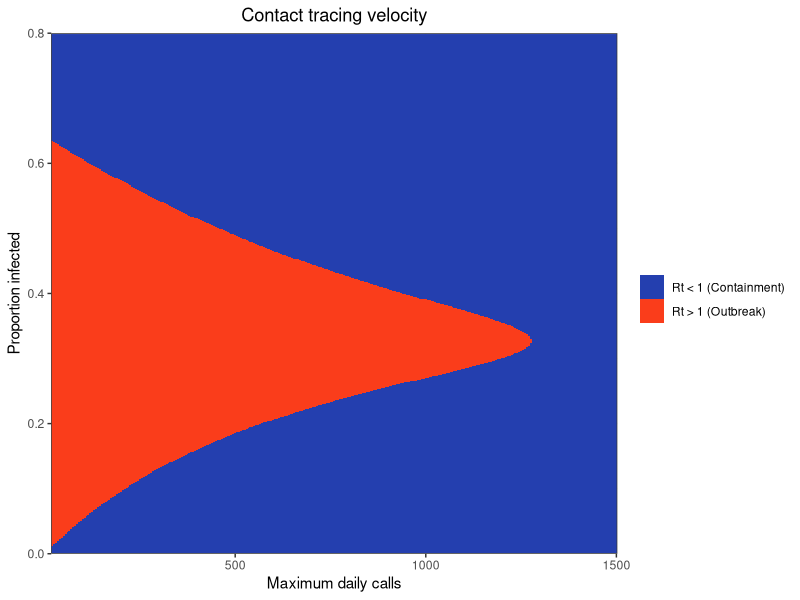
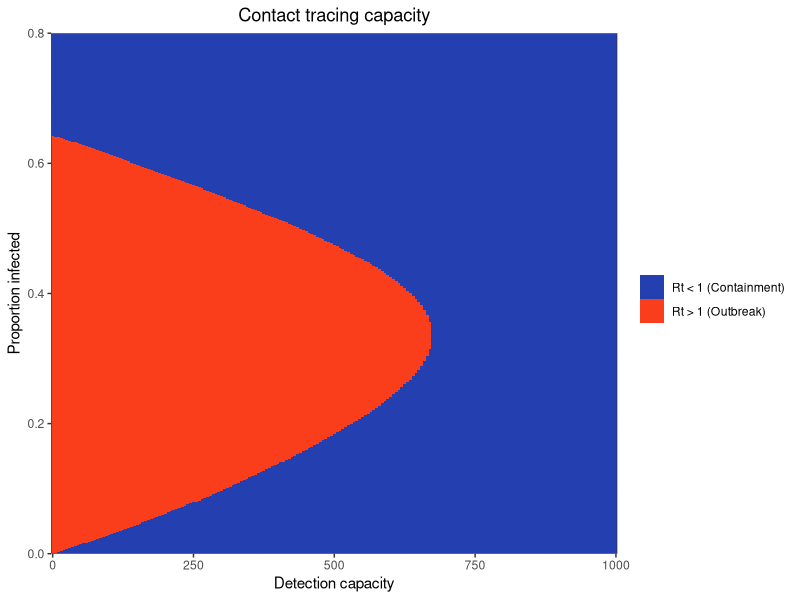
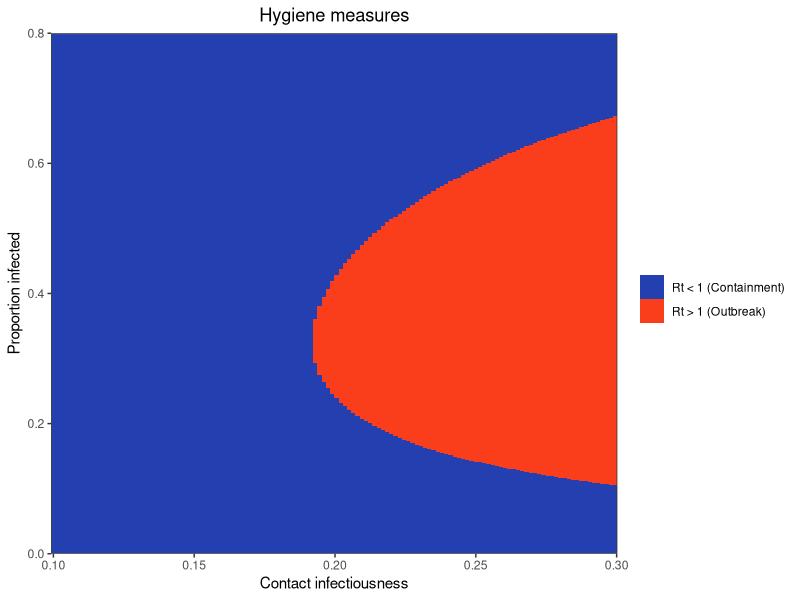
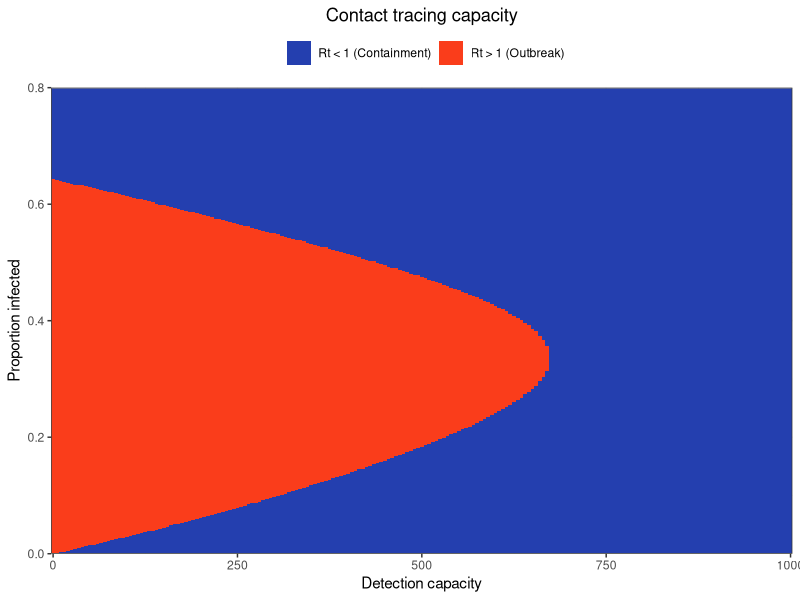
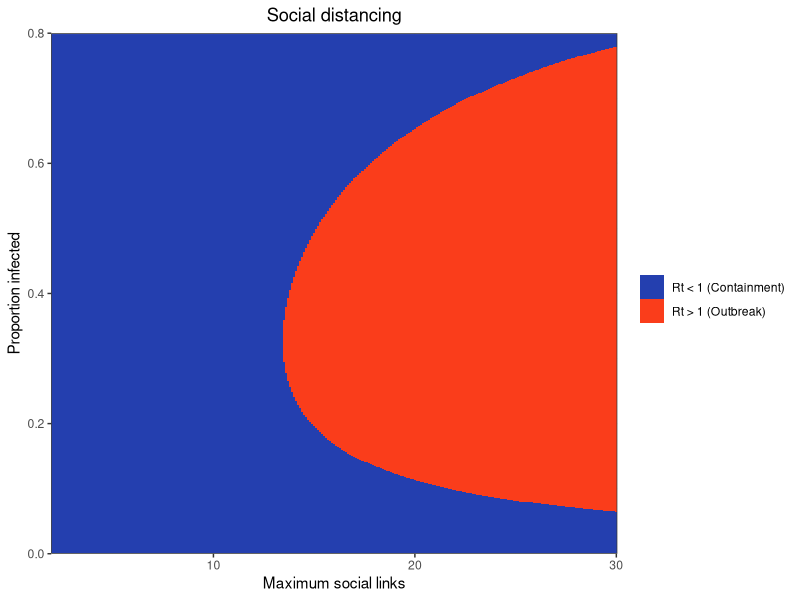

The R script that drew these images, in order: (Note: this script raises an error after producing the figures.)
###### Plot the state space of Rt against N infected for different interventions

# Variables
#
# Npop: overall population
# pCall: probability that an attempt to contact individual is succesful
# pInfection: probability that a close contact is infected
# maxLinks: average number of close contacts that non detected infected individuals make
# NDailyCalls: daily number of contacting attempts that can be performed
# maxDetected: maximum number of infected individuals that can be detected
# infectedSubsample: plotting parameter to subsample infected for 2D rasters
# propInfectedMax: plotting parameter to truncate 2D plots vertically

library(tidyr)
library(ggplot2)
library(reshape)
library(dplyr)
library(gridExtra)
library(cowplot)

#########
# Basic model functions
########

# function of effective social links by day
links_fun <- function(maxLinks, day){
  return(maxLinks * (day^4) / (day^4 + 7^4))
}

# calculate the expected number of links of detected individuals
expected_links <- function(maxLinks, pContact){
  days <- c(0:20)
  pDay <- dgeom(days, pContact)
  pDay[length(pDay)] <- 1 - sum(pDay[1:(length(pDay)-1)])
  links <- links_fun(maxLinks, days)
  expectedLinks <- sum(pDay * links)
  return(expectedLinks)
}

# calculate Rt for given parameters
calculate_Rt <- function(maxDetected, maxLinks, Infected, pCall, NDailyCalls,
                   pInfection, Npop){
  # Expected number of detected individuals
  pDetected <- maxDetected / (maxDetected + Infected)
  NDetected <- pDetected * Infected
  # Daily probability that a detected individual is contacted
  pContact <- 1 - (1-pCall)^(NDailyCalls/NDetected)
  # Number of expected social links for detected individuals
  detectedLinks <- expected_links(maxLinks, pContact)
  # Probability that an individual is susceptible
  pSusceptible<- (Npop - Infected) / Npop 
  # Rt calculation
  Rt <- pSusceptible * pInfection * (pDetected*detectedLinks + (1-pDetected)*maxLinks)
  return(Rt)
}

# calculates Rt for a vector of values of Infected
calculate_Rt_range <- function(maxDetected, maxLinks, Infected, pCall,
                               NDailyCalls, pInfection, Npop){
  RtVec <- vector()
  for (i in c(1:length(Infected))) {
    RtVec[i] <- calculate_Rt(maxDetected, maxLinks, Infected[i], pCall,
                             NDailyCalls, pInfection, Npop)
  }
  return(RtVec)
}

##############################
# Functions that generate phase space
#############################

### Calculate Rt for a varying number of detection capacity
Rt_detected <- function(maxLinks, maxDetected, pCall,  pInfection,
                     NDailyCalls, Npop, propInfectedMax = 1){
  infected <- c(1:round(Npop*propInfectedMax))
  RtSpace <- matrix(NA, ncol=length(maxDetected), nrow=length(infected))
  for(md in c(1:length(maxDetected))) {
    RtSpace[,md] <-  calculate_Rt_range(maxDetected=maxDetected[md],
                                        maxLinks=maxLinks, Infected=infected,
                                        pCall=pCall,
                                        NDailyCalls=NDailyCalls,
                                        pInfection=pInfection,
                                        Npop=Npop)
  }
  colnames(RtSpace) <- maxDetected
  rownames(RtSpace) <- infected
  return(RtSpace)
}


### Calculate Rt for a varying number of daily calls
Rt_calls <- function(maxLinks, maxDetected, pCall,  pInfection,
                     NDailyCalls, Npop, propInfectedMax = 1){
  infected <- c(1:round(Npop*propInfectedMax))
  RtSpace <- matrix(NA, ncol=length(NDailyCalls), nrow=length(infected))
  for(nc in c(1:length(NDailyCalls))) {
    RtSpace[,nc] <-  calculate_Rt_range(maxDetected=maxDetected,
                                        maxLinks=maxLinks, Infected=infected,
                                        pCall=pCall,
                                        NDailyCalls=NDailyCalls[nc],
                                        pInfection=pInfection,
                                        Npop=Npop)
  }
  colnames(RtSpace) <- NDailyCalls
  rownames(RtSpace) <- infected
  return(RtSpace)
}


### Calculate Rt for a varying number of maximum contacts
Rt_links <- function(maxLinks, maxDetected, pCall,  pInfection,
                     NDailyCalls, Npop, propInfectedMax = 1){
  infected <- c(1:round(Npop*propInfectedMax))
  RtSpace <- matrix(NA, ncol=length(maxLinks), nrow=length(infected))
  for(ml in c(1:length(maxLinks))) {
    RtSpace[,ml] <-  calculate_Rt_range(maxDetected=maxDetected,
                                        maxLinks=maxLinks[ml], Infected=infected,
                                        pCall=pCall,
                                        NDailyCalls=NDailyCalls,
                                        pInfection=pInfection,
                                        Npop=Npop)
  }
  colnames(RtSpace) <- maxLinks
  rownames(RtSpace) <- infected
  return(RtSpace)
}

### Calculate Rt for a varying number of probability of infectious close contact
Rt_pInfection <- function(maxLinks, maxDetected, pCall,  pInfection,
                     NDailyCalls, Npop, propInfectedMax = 1){
  infected <- c(1:round(Npop*propInfectedMax))
  RtSpace <- matrix(NA, ncol=length(pInfection), nrow=length(infected))
  for(pI in c(1:length(pInfection))) {
    RtSpace[,pI] <-  calculate_Rt_range(maxDetected=maxDetected,
                                        maxLinks=maxLinks, Infected=infected,
                                        pCall=pCall,
                                        NDailyCalls=NDailyCalls,
                                        pInfection=pInfection[pI],
                                        Npop=Npop)
  }
  colnames(RtSpace) <- pInfection
  rownames(RtSpace) <- infected
  return(RtSpace)
}

# Enlongate and subsample matrix, and binarize, to draw raster in ggplot
# varNames is the names of the columns
# infectedSubsample indicates to keep 1 of every infectedSumsample infected values
enlongate_matrix <- function(inputMatrix, varNames, infectedSubsample) {
  longDF <- melt.array(inputMatrix, varnames = varNames) %>%
    dplyr::rename(., Rt = value) %>%
    dplyr::mutate(., Rt_exp = as.factor(as.integer(Rt > 1))) %>%
    as_tibble(.) %>%
    dplyr::filter(., (Infected %% infectedSubsample) == 0)
  return(longDF)
}

# plot 2D
plot_phase_space <- function(inputDF, xName, reverse = FALSE){
  spacePlot <- ggplot(inputDF, aes(x = measure, y = Infected, fill = Rt_exp)) +
    geom_raster() +
    scale_fill_manual(values = c("#243faf", "#fa3d1b"),
                      name = element_blank(), labels = c("Rt < 1 (Containment)",
                                                         "Rt > 1 (Outbreak)")) +
    scale_x_continuous(name = xName, expand = c(0,0)) +
    scale_y_continuous(name = "Proportion infected", expand = c(0,0),limits = c(0,.8)) +
    theme_bw()
  if (reverse) {
    spacePlot <- spacePlot +
      scale_x_reverse(name = xName, expand = c(0,0))
  }
  return(spacePlot)
}


###############################
# Make the space plots
###############################

# general parameters
pCall <- 0.15
pInfection <- 0.2
Npop <- 2000
maxLinks <- 14
propInfectedMax <- 1
NDailyCalls <- 800
infectedSubsample <- 3
maxDetected <- 600

# ranges for 
maxDetected_Vec <- seq(0, 1000, 5)
dailyCalls_Vec <- seq(20, 1500, 5)
maxLinks_Vec <- seq(2, 30, 0.1)
pInfection_Vec <- seq(0.1, 0.3, 0.0015)

# Space plot for maximum number of people that can be detected
detectedLong <- Rt_detected(maxLinks = maxLinks, maxDetected = maxDetected_Vec,
                        pCall = pCall, pInfection = pInfection,
                        NDailyCalls = NDailyCalls, Npop = Npop,
                        propInfectedMax = propInfectedMax) %>%
                enlongate_matrix(., c("Infected", "maxDetected"), infectedSubsample)
detectedPlot <- dplyr::rename(detectedLong, measure = maxDetected) %>% mutate(Infected =Infected/ Npop) %>% 
  plot_phase_space(., "Detection capacity") +
  ggtitle("Contact tracing capacity") +
  theme(plot.title = element_text(hjust = 0.5))

# Space plot for maximum number of calls (speed of detection)
callsLong <- Rt_calls(maxLinks = maxLinks, maxDetected = maxDetected,
                        pCall = pCall, pInfection = pInfection,
                        NDailyCalls = dailyCalls_Vec, Npop = Npop,
                        propInfectedMax = propInfectedMax) %>%
            enlongate_matrix(., c("Infected", "maxCalls"), infectedSubsample)
callsPlot <- dplyr::rename(callsLong, measure = maxCalls) %>% mutate(Infected =Infected/ Npop) %>% 
  plot_phase_space(., "Maximum daily calls") +
  ggtitle("Contact tracing velocity") +
  theme(plot.title = element_text(hjust = 0.5))

# Space plot for maximum number of links
linksLong <- Rt_links(maxLinks = maxLinks_Vec, maxDetected = maxDetected,
                        pCall = pCall, pInfection = pInfection,
                        NDailyCalls = NDailyCalls, Npop = Npop,
                        propInfectedMax = propInfectedMax) %>% 
            enlongate_matrix(., c("Infected", "maxLinks"), infectedSubsample)
linksPlot <- dplyr::rename(linksLong, measure = maxLinks) %>% mutate(Infected =Infected/ Npop) %>% 
  plot_phase_space(., "Maximum social links") +
  ggtitle("Social distancing") +
  theme(plot.title = element_text(hjust = 0.5))

# Space plot for pInfection 
infectionLong <- Rt_pInfection(maxLinks = maxLinks, maxDetected = maxDetected,
                        pCall = pCall, pInfection = pInfection_Vec,
                        NDailyCalls = NDailyCalls, Npop = Npop,
                        propInfectedMax = propInfectedMax) %>%
            enlongate_matrix(., c("Infected", "pInfection"), infectedSubsample)
infectionPlot <- dplyr::rename(infectionLong, measure = pInfection) %>%mutate(Infected =Infected/ Npop) %>% 
  plot_phase_space(., "Contact infectiousness") +
  ggtitle("Hygiene measures") +
  theme(plot.title = element_text(hjust = 0.5))



# arrange plots into grid
legendPlot <- detectedPlot + theme(legend.position = "top")
legend <- gtable_filter(ggplotGrob(legendPlot), "guide-box")

plotGrid <- grid.arrange(legend,
                     arrangeGrob(detectedPlot + theme(legend.position="none",
                                                      axis.title.y=element_blank()),
                                 callsPlot + theme(legend.position="none",
                                                      axis.title.y=element_blank()),
                                 infectionPlot + theme(legend.position="none",
                                                      axis.title.y=element_blank()),
                                 linksPlot + theme(legend.position="none",
                                                      axis.title.y=element_blank()),
                                 ncol=2, left = "Proportion infected"),
                     heights=c(1, 10))


ggsave("./plots/phase_space.pdf", plotGrid, width = 15, height = 13, units = "cm")



########################
# plot 1d phase space
########################

# Rt as function of infected individuals without allee
logistic_R <- function(R0, Npop) {
  I <- c(1:Npop)
  R <- R0 * (Npop - I)/Npop
  return(R)
}

# Rt as function of infected individuals with allee
allee_R <- function(R0, Npop, I50) {
  I <- c(1:Npop)
  R <- R0 * (Npop - I)/Npop * I / (I + I50)
  return(R)
}

lR <- logistic_R(3.5, 2000)
aR <- allee_R(3.5, 2000, 200)

rdf <- data.frame(Infected = c(1:2000), lR = lR, aR = aR) %>%
  tidyr::pivot_longer(., cols = c("aR", "lR"), names_to = "model",
                      values_to = "R")

# plotting code to detect and signal thresholds and comment the plots

equilibriumPoints <- which(aR < 1)
point1 <- which(diff(equilibriumPoints) == max(diff(equilibriumPoints)))
point2 <- equilibriumPoints[point1+1]

equilibriumDf <- data.frame(Infected = c(point1, point2), R = c(1, 1),
                               type = c("unstable", "stable"))
arrowDf <- data.frame(Ii = c(point1 - 30, point1 + 100, Npop - 100),
                      If = c(-60, point2 - 200, point2 + 100),
                      direction = c("left", "right", "left"),
                      R = 1.15)

thresholdText <- c("Epidemic \nthreshold")
immunityText <- c("Population \nimmunity")


allee1D <- ggplot(rdf, aes(x = Infected, y = R, color = model)) +
  geom_line(size = 1) +
  scale_color_manual(values = c("#b33018", "#14b74b"), name = "SIR Model",
                     labels = c("with NPIs", "without NPIs")) +
  geom_hline(yintercept = 1, size = 1, linetype = "dashed") +
  geom_segment(aes(x = point1, xend = point1, y = 0, yend = 2), color = "red",
               linetype = "dashed") +
  xlab("Proportion infected") +
  ylab(bquote('Reproductive number ' ~R[e] )) +
  geom_point(data = equilibriumDf, size = 4, color = "black") +
  geom_segment(data = dplyr::filter(arrowDf, direction == "right"),
               aes(x = Ii, xend = If, y = R, yend = R), color = "#fa3d1b",
               arrow = arrow(length = unit(0.3, "cm")), size = 1.1) +
  geom_segment(data = dplyr::filter(arrowDf, direction == "left"),
               aes(x = Ii, xend = If, y = R, yend = R), color =  "#243faf",
               arrow = arrow(length = unit(0.3, "cm"), ends = "last"),
               size = 1.1) +
  #geom_text(aes(x = point1+50, y = 0.7), label = thresholdText, color = "black",
            #hjust = "inward", family = "sans", fontface = "plain", ) +
  annotate("text",x=point1+50,y=0.7,label=thresholdText,size=4,hjust="inward") +
  annotate("text",x=point2,y=0.7,label=immunityText,size=4,hjust="inward") +
#  geom_text(aes(x = point2, y = 0.7), label = immunityText, color = "black",
 #           hjust = "inward", family = "sans", fontface = "plain" ) +
  theme_classic() +scale_x_continuous(labels = c(0,.25,.5,.75,1)) + 
  theme(legend.position = c(.7,.7),text=element_text(size=12)) 


allee1D 
ggsave("./plots/allee1D.pdf", allee1D, width = 15, height = 9, units = "cm")
#ggsave("allee1D.png", allee1D, width = 15, height = 9, units = "cm")
